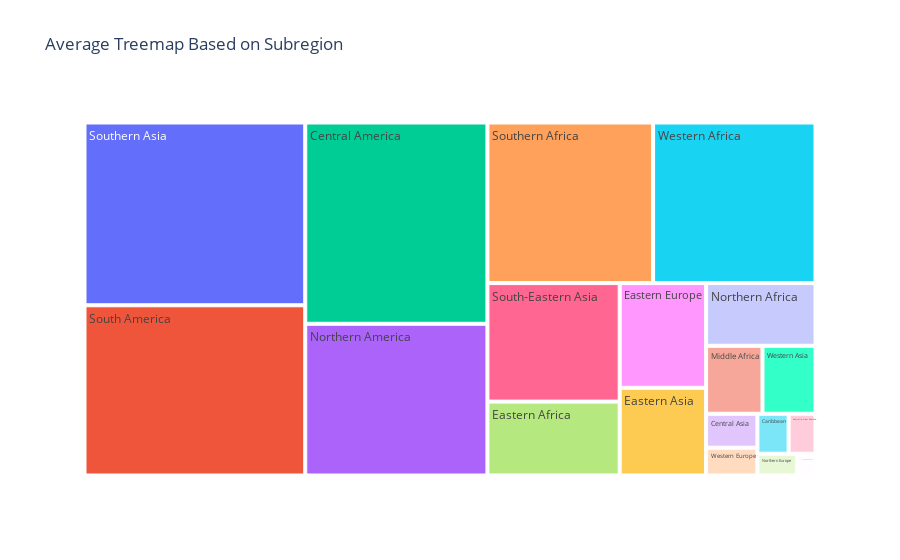

The notebook cell this image was saved under:
### Code cell
fig=px.treemap(new_df,path=['Category'],values='Value',title='Average Treemap Based on Subregion')
fig.update_traces(hovertemplate= 'Category:%{label}<br>Value:%{value}')
fig.show()

### Figure 1 — Plotly figure (JSON) as saved in the notebook; plotly's stock layout.template omitted (floating-point values rounded to 4 significant figures)
{"data": [{"branchvalues": "total", "domain": {"x": [0, 1], "y": [0, 1]}, "hovertemplate": "Category:%{label}<br>Value:%{value}", "ids": ["Australia, New Zealand", "Caribbean", "Central America", "Central Asia", "Eastern Africa", "Eastern Asia", "Eastern Europe", "Middle Africa", "Northern Africa", "Northern America", "Northern Europe", "South America", "South-Eastern Asia", "Southern Africa", "Southern Asia", "Southern Europe", "Western Africa", "Western Asia", "Western Europe"], "labels": ["Australia, New Zealand", "Caribbean", "Central America", "Central Asia", "Eastern Africa", "Eastern Asia", "Eastern Europe", "Middle Africa", "Northern Africa", "Northern America", "Northern Europe", "South America", "South-Eastern Asia", "Southern Africa", "Southern Asia", "Southern Europe", "Western Africa", "Western Asia", "Western Europe"], "name": "", "parents": ["", "", "", "", "", "", "", "", "", "", "", "", "", "", "", "", "", "", ""], "type": "treemap", "values": [173.5, 201.5, 5921.0, 281.2, 1578.0, 1223.0, 1460.0, 619.2, 1108.0, 4463.0, 139.8, 6067.0, 2531.0, 4296.0, 6515.0, 64.29, 4211.0, 581.9, 230.6]}], "layout": {"autosize": true, "legend": {"tracegroupgap": 0}, "title": {"text": "Average Treemap Based on Subregion"}}}
